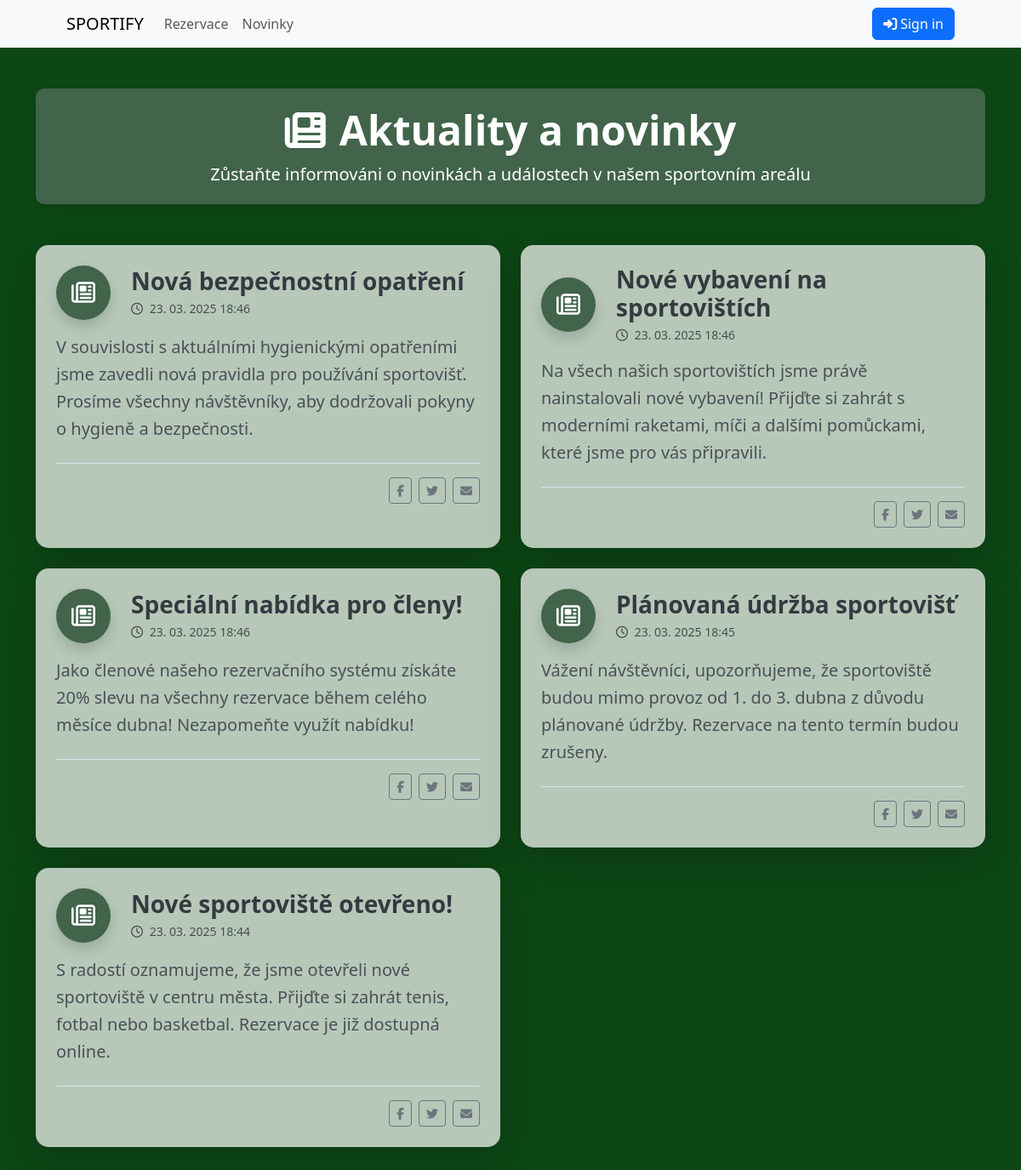
/novinky/, run on the app's committed database.
### rezervace/models.py (models this page shows, shortened)
class Novinky(models.Model):
    titulek = models.CharField(max_length=255)
    text = models.TextField()
    vytvoreno = models.DateTimeField(default=timezone.now)
    zverejneno = models.BooleanField(default=False)
    autor = models.ForeignKey(Uzivatele, on_delete=models.CASCADE, related_name='novinky')

### rezervace/views.py (the view)
# urls.py: path('novinky/', views.novinky, name='novinky'),
def novinky(request):
    news = Novinky.objects.all().order_by('-vytvoreno')
    return render(request, 'rezervace/novinky.html', {'news': news})

### templates/rezervace/novinky.html (shortened to what this page needs)
{% extends 'base.html' %}
{% load static %}
{% block content %}
    <div class="container my-5">
        <div class="row mb-5">
            <div class="col-12">
                <div style="background-color: #41644A; color: white; border-radius: 10px; padding: 20px; box-shadow: 0 5px 15px rgba(0, 0, 0, 0.1); text-align: center;">
                    <h1 class="display-5 fw-bold mb-2"><i class="fas fa-newspaper me-3"></i>Aktuality a novinky</h1>
                    <p class="lead mb-0">Zůstaňte informováni o novinkách a událostech v našem sportovním areálu</p>
                </div>
            </div>
        </div>
        <div class="row">
            {% if news %}
                {% for article in news %}
                <div class="col-lg-6 mb-4">
                    <div class="card h-100 border-0 shadow-lg hover-card"
                         style="border-radius: 15px; background: rgba(255, 255, 255, 0.7); overflow: hidden; transition: all 0.3s ease;">
                        <div class="card-body p-4">
                            <div class="d-flex align-items-center mb-3">
                                <div class="rounded-circle text-white d-flex justify-content-center align-items-center me-4 shadow"
                                     style="width: 64px; height: 64px; min-width: 64px; background-color: #41644A;">
                                    <i class="far fa-newspaper fs-3"></i>
                                </div>
                                <div>
                                    <h3 class="card-title fw-bold mb-1" style="color: #343a40;">{{ article.titulek }}</h3>
                                    <small class="text-muted d-block">
                                        <i class="far fa-clock me-1"></i> {{ article.vytvoreno|date:"d. m. Y H:i" }}
                                    </small>
                                </div>
                            </div>
                            <p class="card-text fs-5 mt-3" style="color: #495057; line-height: 1.6;">
                                {{ article.text }}
                            </p>
                            <div class="mt-4 pt-3 border-top d-flex justify-content-end">
                                <button class="btn btn-sm btn-outline-secondary me-2" title="Sdílet na Facebooku">
                                    <i class="fab fa-facebook-f"></i>
                                </button>
                                <button class="btn btn-sm btn-outline-secondary me-2" title="Sdílet na Twitteru">
                                    <i class="fab fa-twitter"></i>
                                </button>
                                <button class="btn btn-sm btn-outline-secondary" title="Sdílet emailem">
                                    <i class="fas fa-envelope"></i>
                                </button>
                            </div>
                        </div>
                    </div>
                </div>
                {% endfor %}
            {% endif %}
        </div>
    </div>
{% endblock %}

### data on the page
Novinky: titulek "Nová bezpečnostní opatření", vytvoreno "23. 03. 2025 18:46", text "V souvislosti s aktuálními hygienickými opatřeními jsme zavedli nová pravidla pro používání sportovišť. Prosíme všechny návštěvníky, aby dodržovali pokyny o hygieně a bezpečnosti."
Novinky: titulek "Nové vybavení na sportovištích", vytvoreno "23. 03. 2025 18:46", text "Na všech našich sportovištích jsme právě nainstalovali nové vybavení! Přijďte si zahrát s moderními raketami, míči a dalšími pomůckami, které jsme pro vás připravili."
Novinky: titulek "Speciální nabídka pro členy!", vytvoreno "23. 03. 2025 18:46", text "Jako členové našeho rezervačního systému získáte 20% slevu na všechny rezervace během celého měsíce dubna! Nezapomeňte využít nabídku!"
Novinky: titulek "Plánovaná údržba sportovišť", vytvoreno "23. 03. 2025 18:45", text "Vážení návštěvníci, upozorňujeme, že sportoviště budou mimo provoz od 1. do 3. dubna z důvodu plánované údržby. Rezervace na tento termín budou zrušeny."
Novinky: titulek "Nové sportoviště otevřeno!", vytvoreno "23. 03. 2025 18:44", text "S radostí oznamujeme, že jsme otevřeli nové sportoviště v centru města. Přijďte si zahrát tenis, fotbal nebo basketbal. Rezervace je již dostupná online."
